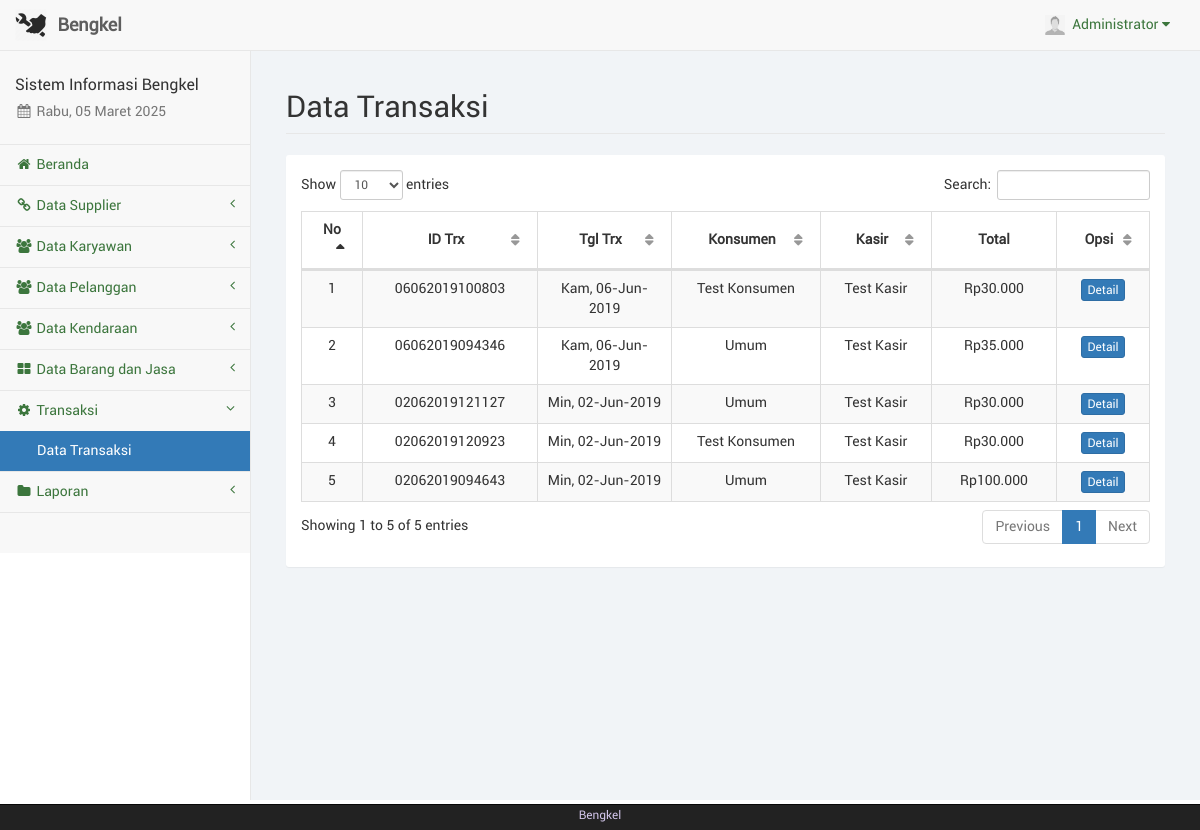
Screenshot of /trx.php (signed in) with the database file from the repository.
### tables this page shows
CREATE TABLE IF NOT EXISTS `trx` (
  `id_trx` varchar(20) NOT NULL,
  `id_kon` int(11) NOT NULL,
  `tgl_trx` date NOT NULL,
  `total` varchar(20) NOT NULL,
  `id_kasir` int(11) NOT NULL,
  PRIMARY KEY (`id_trx`)
);

CREATE TABLE IF NOT EXISTS `konsumen` (
  `id_kon` int(11) NOT NULL AUTO_INCREMENT,
  `nama_kon` varchar(50) NOT NULL,
  `telp_kon` varchar(20) NOT NULL,
  `alamat_kon` text NOT NULL,
  PRIMARY KEY (`id_kon`)
);

CREATE TABLE IF NOT EXISTS `kasir` (
  `id_kasir` int(11) NOT NULL AUTO_INCREMENT,
  `nama_kasir` varchar(50) NOT NULL,
  `telp_kasir` varchar(20) NOT NULL,
  `user_kasir` varchar(50) NOT NULL,
  `pass_kasir` varchar(100) NOT NULL,
  `foto_kasir` text NOT NULL,
  `id_adm` int(11) NOT NULL,
  PRIMARY KEY (`id_kasir`)
);

### sess_check.php (called while the page is built, shortened)
<?php
	$chk_sess = $_SESSION['admin'];
	include("dist/config/koneksi.php");
	$sql_sess = "SELECT * FROM admin WHERE id_adm='". $chk_sess ."'";
	$ress_sess = mysqli_query($conn, $sql_sess);
	$row_sess = mysqli_fetch_array($ress_sess);
	$sess_admname = $row_sess['nama_adm'];
	$sess_admfoto = $row_sess['foto_adm'];
?>

### dist/function/format_tanggal.php (called while the page is built, shortened)
<?php
	function format_tanggal($tgl) {
		$blns = array("", "Jan", "Feb", "Mar", "Apr", "Mei", "Jun", "Jul", "Ags", "Sep", "Okt", "Nov", "Des");
		$hrs = array("Min", "Sen", "Sel", "Rab", "Kam", "Jum", "Sab");
		$tgls = getdate(strtotime($tgl));
		$hr = (strlen($tgls['mday']) == 1 ? "0". $tgls['mday'] : $tgls['mday']);
		$tanggal = $hrs[$tgls['wday']] .", ". $hr ."-". $blns[$tgls['mon']] ."-". $tgls['year'];
		return $tanggal;
	}
?>

### dist/function/format_rupiah.php (called while the page is built, shortened)
<?php
	function format_rupiah($rp) {
		$jumlah = number_format($rp, 0, ",", ".");
		$rupiah = "Rp". $jumlah;
		return $rupiah;
	}
?>

### trx.php (the view, shortened to what this page needs)
<?php
	include("sess_check.php");
	$pagedesc = "Transaksi";
	include("layout_top.php");
	include("dist/function/format_tanggal.php");
	include("dist/function/format_rupiah.php");
?>
		<div id="page-wrapper">
            <div class="container-fluid">
                <div class="row">
                    <div class="col-lg-12">
                        <h1 class="page-header">Data Transaksi</h1>
                    </div>
                </div>
				<div class="row">
					<div class="col-lg-12"><?php include("layout_alert.php"); ?></div>
				</div>
				<div class="row">
					<div class="col-lg-12">
						<div class="panel panel-default">
							<div class="panel-body">
								<table class="table table-striped table-bordered table-hover" id="tabel-data">
									<thead>
										<tr>
											<th width="1%">No</th>
											<th width="10%">ID Trx</th>
											<th width="10%">Tgl Trx</th>
											<th width="8%">Konsumen</th>
											<th width="8%">Kasir</th>
											<th width="8%">Total</th>
											<th width="5%">Opsi</th>
										</tr>
									</thead>
									<tbody>
										<?php
											$i = 1;
											$sql = "SELECT trx.*, konsumen.*, kasir.* FROM trx, konsumen, kasir WHERE
													trx.id_kon=konsumen.id_kon AND trx.id_kasir=kasir.id_kasir ORDER BY trx.id_trx DESC";
											$ress = mysqli_query($conn, $sql);
											while($data = mysqli_fetch_array($ress)) {
												echo '<tr>';
												echo '<td class="text-center">'. $i .'</td>';
												echo '<td class="text-center">'. $data['id_trx'] .'</td>';
												echo '<td class="text-center">'. format_tanggal($data['tgl_trx']) .'</td>';
												echo '<td class="text-center">'. $data['nama_kon'] .'</td>';
												echo '<td class="text-center">'. $data['nama_kasir'] .'</td>';
												echo '<td class="text-center">'. format_rupiah($data['total']) .'</td>';
												echo '<td class="text-center">
													  <a href="#myModal" data-toggle="modal" data-load-code="'.$data['id_trx'].'" data-remote-target="#myModal .modal-body" class="btn btn-primary btn-xs">Detail</a>';?>
												<?php
													  echo '</td>';
												echo '</tr>';
												$i++;
											}
										?>
									</tbody>
								</table>
							</div>
						</div>
					</div>
				</div>
            </div>
        </div>
<?php
	include("layout_bottom.php");
?>

### layout_top.php (shortened to what this page needs)
<?php
	$haries = array("Sunday" => "Minggu", "Monday" => "Senin", "Tuesday" => "Selasa", "Wednesday" => "Rabu", "Thursday" => "Kamis", "Friday" => "Jum'at", "Saturday" => "Sabtu");
	$bulans = array("", "Januari", "Februari", "Maret", "April", "Mei", "Juni", "Juli", "Agustus", "September", "Oktober", "November", "Desember");
	$hari_ini = $haries[date("l")];
	$bulan_ini = $bulans[date("n")];
	$tanggal = date("d");
	$tahun = date("Y");
?>
<!DOCTYPE html>
<html lang="en">
<head>
	<link href="libs/bootstrap/dist/css/bootstrap.min.css" rel="stylesheet">
	<link href="libs/metisMenu/dist/metisMenu.min.css" rel="stylesheet">
    <link href="libs/datatables-plugins/integration/bootstrap/3/dataTables.bootstrap.css" rel="stylesheet">
    <link href="libs/datatables-responsive/css/dataTables.responsive.css" rel="stylesheet">
	<link href="dist/css/sb-admin-2.css" rel="stylesheet">
	<link href="dist/css/offline-font.css" rel="stylesheet">
	<link href="dist/css/custom.css" rel="stylesheet">
	<link href="libs/font-awesome/css/font-awesome.min.css" rel="stylesheet" type="text/css">
</head>
<body>
    <div id="wrapper">
        <nav class="navbar navbar-default navbar-static-top" role="navigation" style="margin-bottom: 0">
            <div class="navbar-header">
				<a class="navbar-brand hidden-xs" href="index.php">
					<img src="foto/logo.png" alt="brand" width="32" class="float-left image-brand">
					<div class="float-right">&nbsp;<strong>Bengkel</strong></div>
				</a>
			</div>
            <ul class="nav navbar-top-links navbar-right">
				<li class="dropdown dropdown-right">
					<a class="dropdown-toggle" data-toggle="dropdown" href="#">
						<img src="foto/<?php echo $sess_admfoto;?>" width="20px" height="20px" padding="0px">&nbsp;&nbsp;<?php echo ucfirst($sess_admname); ?>&nbsp;<i class="fa fa-caret-down"></i>
					</a>
				</li>
			</ul>
            <div class="navbar-default sidebar" role="navigation">
                <div class="sidebar-nav navbar-collapse">
                    <ul class="nav" id="side-menu">
                        <li class="sidebar-search">
							<h4>Sistem Informasi Bengkel</h4>
							<h5 class="text-muted"><i class="fa fa-calendar fa-fw"></i>&nbsp;<?php echo $hari_ini.", ".$tanggal." ".$bulan_ini." ".$tahun ?></h5>
						</li>
						<?php
							if($pagedesc == "Beranda") {
								echo '<li><a href="index.php" class="active"><i class="fa fa-home fa-fw"></i>&nbsp;Beranda</a></li>';
							}
							else {
								echo '<li><a href="index.php"><i class="fa fa-home fa-fw"></i>&nbsp;Beranda</a></li>';
							}
							if(isset($menuparent) && $menuparent == "supplier") {
								echo '<li class="active">';
							}
							else {
								echo '<li>';
							}
						?>
							<a href="#"><i class="fa fa-chain fa-fw"></i>&nbsp;Data Supplier<span class="fa arrow"></span></a>
						<?php
							if(isset($menuparent) && $menuparent == "kasir") {
								echo '<li class="active">';
							}
							else {
								echo '<li>';
							}
						?>
							<a href="#"><i class="fa fa-group fa-fw"></i>&nbsp;Data Karyawan<span class="fa arrow"></span></a>
						<?php
							if(isset($menuparent) && $menuparent == "konsumen") {
								echo '<li class="active">';
							}
							else {
								echo '<li>';
							}
						?>
							<a href="#"><i class="fa fa-group fa-fw"></i>&nbsp;Data Pelanggan<span class="fa arrow"></span></a>
						<?php
							if(isset($menuparent) && $menuparent == "kendaraan") {
								echo '<li class="active">';
							}
							else {
								echo '<li>';
							}
						?>
							<a href="#"><i class="fa fa-group fa-fw"></i>&nbsp;Data Kendaraan<span class="fa arrow"></span></a>
						<?php
							if(isset($menuparent) && $menuparent == "barang") {
								echo '<li class="active">';
							}
							else {
								echo '<li>';
							}
						?>
							<a href="#"><i class="fa fa-th-large fa-fw"></i>&nbsp;Data Barang dan Jasa<span class="fa arrow"></span></a>
						<?php
							if(isset($menuparent) && $menuparent == "transaksi") {
								echo '<li class="active">';
							}
							else {
								echo '<li>';
							}
						?>
							<a href="#"><i class="fa fa-gear fa-fw"></i>&nbsp;Transaksi<span class="fa arrow"></span></a>
							<ul class="nav nav-second-level">
								<?php
									if($pagedesc == "Data Transaksi") {
										echo '<li><a href="trx.php" class="active">Data Transaksi</a></li>';
									}
									else {
										echo '<li><a href="trx.php">Data Transaksi</a></li>';
									}
								?>
							</ul>
						</li>
						<?php
							if(isset($menuparent) && $menuparent == "laporan") {
								echo '<li class="active">';
							}
							else {
								echo '<li>';
							}
						?>
							<a href="#"><i class="fa fa-folder fa-fw"></i>&nbsp;Laporan<span class="fa arrow"></span></a>
						</li>
	                </ul>
                </div>
            </div>
        </nav>

### rows the page displays
trx: id_trx "06062019100803", tgl_trx "Kam, 06-Jun-2019", id_kon.nama_kon "Test Konsumen", id_kasir.nama_kasir "Test Kasir", total "Rp30.000"
trx: id_trx "06062019094346", tgl_trx "Kam, 06-Jun-2019", id_kon.nama_kon "Umum", id_kasir.nama_kasir "Test Kasir", total "Rp35.000"
trx: id_trx "02062019121127", tgl_trx "Min, 02-Jun-2019", id_kon.nama_kon "Umum", id_kasir.nama_kasir "Test Kasir", total "Rp30.000"
trx: id_trx "02062019120923", tgl_trx "Min, 02-Jun-2019", id_kon.nama_kon "Test Konsumen", id_kasir.nama_kasir "Test Kasir", total "Rp30.000"
trx: id_trx "02062019094643", tgl_trx "Min, 02-Jun-2019", id_kon.nama_kon "Umum", id_kasir.nama_kasir "Test Kasir", total "Rp100.000"

### other values shown
$sess_admname "Administrator"
